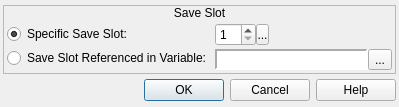
<?xml version="1.0" encoding="UTF-8"?>
<ui version="4.0">
 <class>ConfigureEvent_SaveGame</class>
 <widget class="QDialog" name="ConfigureEvent_SaveGame">
  <property name="geometry">
   <rect>
    <x>0</x>
    <y>0</y>
    <width>399</width>
    <height>107</height>
   </rect>
  </property>
  <property name="windowTitle">
   <string>Save Game</string>
  </property>
  <property name="windowIcon">
   <iconset resource="gui_icons.qrc">
    <normaloff>:/icons/openrpgmaker.png</normaloff>:/icons/openrpgmaker.png</iconset>
  </property>
  <property name="styleSheet">
   <string notr="true">.QFrame
{
	border-width: 1px;
	border-style: solid;
	border-color: palette(window-text);
}

.QFrame&gt;QLabel
{
	border-width: 0px;
	background-color: palette(window-text);
	color: palette(window);
	font-weight: bold;
}

.QFrame&gt;QCheckBox
{
	background-color: palette(window-text);
	border-width: 0px;
	border-style: none;
	color: palette(window);
	spacing: 3px;
	font-weight: bold;
	padding: 0px 0px 0px 3px;
}

.QFrame&gt;QCheckBox::indicator
{
	min-width: 8px;
	max-width: 8px;
	min-height: 8px;
	max-height: 8px;
	width: 8px;
	height: 8px;
	border-width: 2px;
	border-radius: 0px;
	border-style: ridge;
	border-color: palette(mid);
}

.QFrame&gt;QCheckBox::indicator:unchecked
{
	background-color: palette(base);
}

.QFrame&gt;QCheckBox::indicator:checked
{
	background-color: palette(window-text);
}

.QFrame&gt;QCheckBox::indicator:hover
{
	border-color: palette(highlight);
}</string>
  </property>
  <layout class="QVBoxLayout" name="verticalLayout_2">
   <property name="spacing">
    <number>3</number>
   </property>
   <property name="margin">
    <number>3</number>
   </property>
   <item>
    <widget class="QFrame" name="frame_4">
     <property name="sizePolicy">
      <sizepolicy hsizetype="Preferred" vsizetype="Fixed">
       <horstretch>0</horstretch>
       <verstretch>0</verstretch>
      </sizepolicy>
     </property>
     <property name="frameShape">
      <enum>QFrame::StyledPanel</enum>
     </property>
     <property name="frameShadow">
      <enum>QFrame::Raised</enum>
     </property>
     <layout class="QVBoxLayout" name="verticalLayout_9">
      <property name="spacing">
       <number>0</number>
      </property>
      <property name="margin">
       <number>0</number>
      </property>
      <item>
       <widget class="QLabel" name="label_4">
        <property name="sizePolicy">
         <sizepolicy hsizetype="Preferred" vsizetype="Fixed">
          <horstretch>0</horstretch>
          <verstretch>0</verstretch>
         </sizepolicy>
        </property>
        <property name="text">
         <string>Save Slot</string>
        </property>
        <property name="alignment">
         <set>Qt::AlignCenter</set>
        </property>
       </widget>
      </item>
      <item>
       <widget class="QWidget" name="widget_5" native="true">
        <layout class="QHBoxLayout" name="horizontalLayout_5">
         <property name="spacing">
          <number>3</number>
         </property>
         <property name="margin">
          <number>3</number>
         </property>
         <item>
          <widget class="QWidget" name="widget_7" native="true">
           <property name="sizePolicy">
            <sizepolicy hsizetype="Fixed" vsizetype="Preferred">
             <horstretch>0</horstretch>
             <verstretch>0</verstretch>
            </sizepolicy>
           </property>
           <layout class="QVBoxLayout" name="verticalLayout_11">
            <property name="spacing">
             <number>3</number>
            </property>
            <property name="margin">
             <number>0</number>
            </property>
            <item>
             <widget class="QRadioButton" name="rbSpecificSaveSlot">
              <property name="sizePolicy">
               <sizepolicy hsizetype="Fixed" vsizetype="Fixed">
                <horstretch>0</horstretch>
                <verstretch>0</verstretch>
               </sizepolicy>
              </property>
              <property name="text">
               <string>Specific Save Slot:</string>
              </property>
              <property name="checked">
               <bool>true</bool>
              </property>
             </widget>
            </item>
            <item>
             <widget class="QRadioButton" name="rbReferencedSaveSlot">
              <property name="sizePolicy">
               <sizepolicy hsizetype="Fixed" vsizetype="Fixed">
                <horstretch>0</horstretch>
                <verstretch>0</verstretch>
               </sizepolicy>
              </property>
              <property name="text">
               <string>Save Slot Referenced in Variable:</string>
              </property>
             </widget>
            </item>
           </layout>
          </widget>
         </item>
         <item>
          <widget class="QWidget" name="widget_12" native="true">
           <layout class="QVBoxLayout" name="verticalLayout_10">
            <property name="spacing">
             <number>3</number>
            </property>
            <property name="margin">
             <number>0</number>
            </property>
            <item>
             <widget class="QWidget" name="wSaveSlot" native="true">
              <property name="sizePolicy">
               <sizepolicy hsizetype="Fixed" vsizetype="Fixed">
                <horstretch>0</horstretch>
                <verstretch>0</verstretch>
               </sizepolicy>
              </property>
              <layout class="QHBoxLayout" name="horizontalLayout_4">
               <property name="spacing">
                <number>0</number>
               </property>
               <property name="margin">
                <number>0</number>
               </property>
               <item>
                <widget class="QSpinBox" name="sbSaveSlot">
                 <property name="sizePolicy">
                  <sizepolicy hsizetype="Preferred" vsizetype="Fixed">
                   <horstretch>0</horstretch>
                   <verstretch>0</verstretch>
                  </sizepolicy>
                 </property>
                 <property name="accelerated">
                  <bool>true</bool>
                 </property>
                 <property name="minimum">
                  <number>1</number>
                 </property>
                 <property name="maximum">
                  <number>16</number>
                 </property>
                </widget>
               </item>
               <item>
                <widget class="SpinBoxSideButton" name="bSaveSlotSideButton">
                 <property name="minimumSize">
                  <size>
                   <width>13</width>
                   <height>21</height>
                  </size>
                 </property>
                 <property name="maximumSize">
                  <size>
                   <width>13</width>
                   <height>21</height>
                  </size>
                 </property>
                 <property name="text">
                  <string>...</string>
                 </property>
                 <property name="icon">
                  <iconset resource="gui_icons.qrc">
                   <normaloff>:/icons/spinBoxSideButton.png</normaloff>:/icons/spinBoxSideButton.png</iconset>
                 </property>
                 <property name="iconSize">
                  <size>
                   <width>8</width>
                   <height>16</height>
                  </size>
                 </property>
                </widget>
               </item>
              </layout>
             </widget>
            </item>
            <item>
             <widget class="QWidget" name="wVariable" native="true">
              <property name="sizePolicy">
               <sizepolicy hsizetype="Preferred" vsizetype="Fixed">
                <horstretch>0</horstretch>
                <verstretch>0</verstretch>
               </sizepolicy>
              </property>
              <layout class="QHBoxLayout" name="horizontalLayout_37">
               <property name="spacing">
                <number>0</number>
               </property>
               <property name="margin">
                <number>0</number>
               </property>
               <item>
                <widget class="QLabel" name="lblVariable">
                 <property name="sizePolicy">
                  <sizepolicy hsizetype="Preferred" vsizetype="Preferred">
                   <horstretch>0</horstretch>
                   <verstretch>0</verstretch>
                  </sizepolicy>
                 </property>
                 <property name="minimumSize">
                  <size>
                   <width>150</width>
                   <height>0</height>
                  </size>
                 </property>
                 <property name="font">
                  <font>
                   <family>Monospace</family>
                  </font>
                 </property>
                 <property name="styleSheet">
                  <string notr="true">background-color: palette(base);</string>
                 </property>
                 <property name="frameShape">
                  <enum>QFrame::Panel</enum>
                 </property>
                 <property name="frameShadow">
                  <enum>QFrame::Sunken</enum>
                 </property>
                 <property name="lineWidth">
                  <number>2</number>
                 </property>
                 <property name="text">
                  <string/>
                 </property>
                </widget>
               </item>
               <item>
                <widget class="QToolButton" name="bBrowseVariables">
                 <property name="text">
                  <string>...</string>
                 </property>
                 <property name="icon">
                  <iconset resource="gui_icons.qrc">
                   <normaloff>:/icons/fileopen.png</normaloff>:/icons/fileopen.png</iconset>
                 </property>
                </widget>
               </item>
              </layout>
             </widget>
            </item>
           </layout>
          </widget>
         </item>
        </layout>
       </widget>
      </item>
     </layout>
    </widget>
   </item>
   <item>
    <widget class="QDialogButtonBox" name="buttonBox">
     <property name="orientation">
      <enum>Qt::Horizontal</enum>
     </property>
     <property name="standardButtons">
      <set>QDialogButtonBox::Cancel|QDialogButtonBox::Help|QDialogButtonBox::Ok</set>
     </property>
    </widget>
   </item>
  </layout>
 </widget>
 <customwidgets>
  <customwidget>
   <class>SpinBoxSideButton</class>
   <extends>QToolButton</extends>
   <header>spinboxsidebutton.h</header>
  </customwidget>
 </customwidgets>
 <resources>
  <include location="gui_icons.qrc"/>
 </resources>
 <connections>
  <connection>
   <sender>buttonBox</sender>
   <signal>accepted()</signal>
   <receiver>ConfigureEvent_SaveGame</receiver>
   <slot>accept()</slot>
   <hints>
    <hint type="sourcelabel">
     <x>248</x>
     <y>254</y>
    </hint>
    <hint type="destinationlabel">
     <x>157</x>
     <y>274</y>
    </hint>
   </hints>
  </connection>
  <connection>
   <sender>buttonBox</sender>
   <signal>rejected()</signal>
   <receiver>ConfigureEvent_SaveGame</receiver>
   <slot>reject()</slot>
   <hints>
    <hint type="sourcelabel">
     <x>316</x>
     <y>260</y>
    </hint>
    <hint type="destinationlabel">
     <x>286</x>
     <y>274</y>
    </hint>
   </hints>
  </connection>
 </connections>
</ui>
